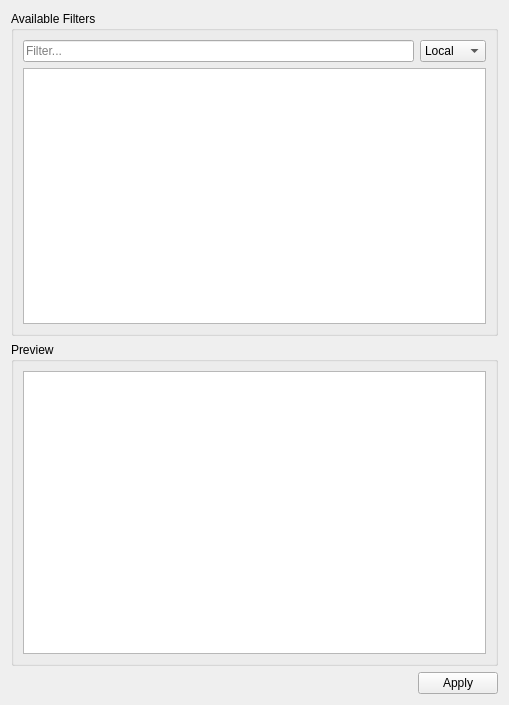
<?xml version="1.0" encoding="UTF-8"?>
<ui version="4.0">
 <class>LootFilterPane</class>
 <widget class="QWidget" name="LootFilterPane">
  <property name="geometry">
   <rect>
    <x>0</x>
    <y>0</y>
    <width>509</width>
    <height>705</height>
   </rect>
  </property>
  <property name="windowTitle">
   <string>Form</string>
  </property>
  <layout class="QVBoxLayout" name="verticalLayout">
   <item>
    <widget class="QGroupBox" name="groupBox">
     <property name="title">
      <string>Available Filters</string>
     </property>
     <layout class="QVBoxLayout" name="verticalLayout_2">
      <item>
       <layout class="QHBoxLayout" name="horizontalLayout">
        <item>
         <widget class="QLineEdit" name="filterLineEdit">
          <property name="placeholderText">
           <string>Filter...</string>
          </property>
         </widget>
        </item>
        <item>
         <widget class="QComboBox" name="locationComboBox">
          <item>
           <property name="text">
            <string>Local</string>
           </property>
          </item>
          <item>
           <property name="text">
            <string>Online</string>
           </property>
          </item>
         </widget>
        </item>
       </layout>
      </item>
      <item>
       <widget class="QListWidget" name="listWidget">
        <property name="editTriggers">
         <set>QAbstractItemView::NoEditTriggers</set>
        </property>
        <property name="alternatingRowColors">
         <bool>true</bool>
        </property>
       </widget>
      </item>
     </layout>
    </widget>
   </item>
   <item>
    <widget class="QGroupBox" name="groupBox_2">
     <property name="title">
      <string>Preview</string>
     </property>
     <layout class="QVBoxLayout" name="verticalLayout_3">
      <item>
       <widget class="QGraphicsView" name="graphicsView"/>
      </item>
     </layout>
    </widget>
   </item>
   <item>
    <layout class="QHBoxLayout" name="horizontalLayout_2">
     <item>
      <spacer name="horizontalSpacer">
       <property name="orientation">
        <enum>Qt::Horizontal</enum>
       </property>
       <property name="sizeHint" stdset="0">
        <size>
         <width>40</width>
         <height>20</height>
        </size>
       </property>
      </spacer>
     </item>
     <item>
      <widget class="QPushButton" name="applyButton">
       <property name="text">
        <string>Apply</string>
       </property>
      </widget>
     </item>
    </layout>
   </item>
  </layout>
 </widget>
 <resources/>
 <connections/>
</ui>
